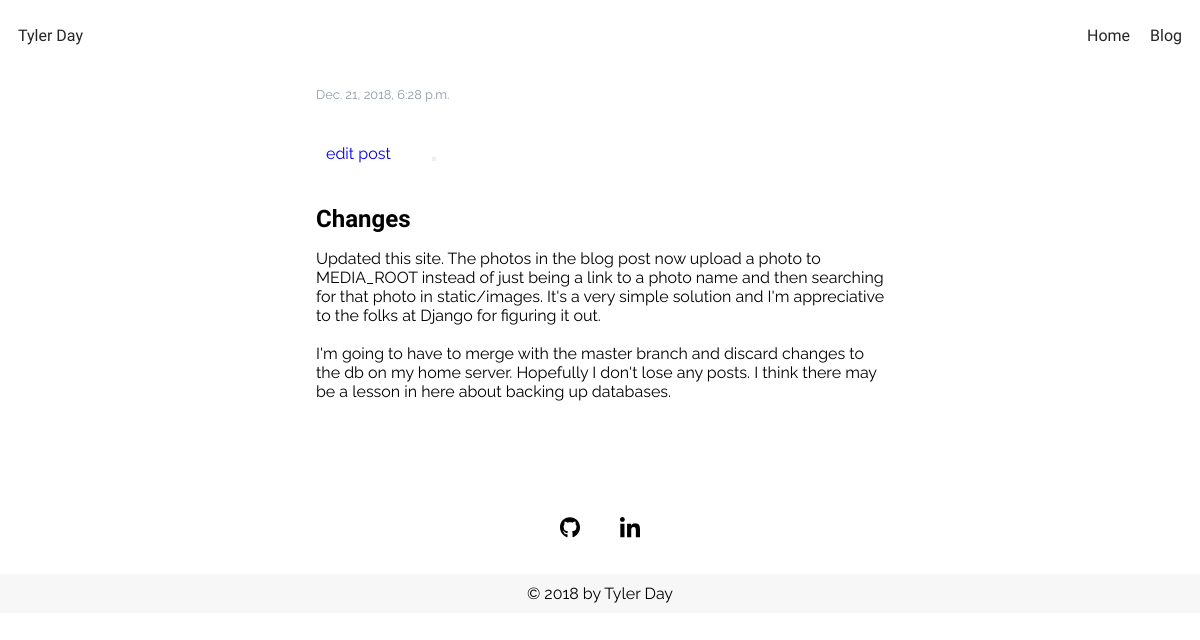
The app's page /post/14/ with its own data.
### blog/models.py (models this page shows, shortened)
class Post(models.Model):
    author = models.ForeignKey(settings.AUTH_USER_MODEL, on_delete=models.CASCADE)
    title = models.CharField(max_length=200)
    text = models.TextField()
    created_date = models.DateTimeField(default=timezone.now)
    published_date = models.DateTimeField(blank=True, null=True)
    photo  = models.ForeignKey(Image, on_delete=models.CASCADE, blank=True, null=True)

### blog/views.py (the view)
# urls.py: path('post/<int:pk>/', views.post_detail, name='post_detail'),
def post_detail(request, pk):
    post = get_object_or_404(Post, pk=pk)
    return render(request, 'blog/post_detail.html', {'post':post})

### blog/templates/blog/post_detail.html (shortened to what this page needs)
{% extends 'blog/base.html' %}
{% block content %}
    <div class="post-detail">
        <div class="post-contents">
        {% if post.published_date %}
            <div class="date">
                {{ post.published_date }}
            </div>
        {% endif %}
        <a href="{% url 'post_edit' pk=post.pk %}" class="btn">edit post</a>
        <button type="button"></button>
        <h2>{{ post.title }}</h2>
        <p>{{ post.text|linebreaksbr }}</p>
        </div>
    </div>
    {% endblock %}

### blog/static/css/blog.css (style rules this page uses)
* { margin: 0; padding:0; }
p { font-family: 'Raleway', serif; }
a, a:visited { text-decoration: none; font-family: 'Raleway', serif; }
h1, h2, h3, h4 { font-family: 'Work Sans', sans-serif; font-weight: 700; }
.post-detail { margin-bottom: 70px; display: flex; flex-direction: column; justify-content: center; align-items: center; flex-wrap: wrap; }
.post-contents { min-width: 320px; width: 50%; color: black; flex-grow: 1; }
.post-contents > * { margin: 1rem .7rem 1rem 1rem; }
.date { color: hsla(205, 11%, 60%,1); font-family: "Raleway",serif; font-size: .8em; }
.btn { display: inline-block; background-color: transparent; padding: 10px; text-decoration: none; border:none; cursor: pointer; }

### records on screen
Post: published_date "Dec. 21, 2018, 6:28 p.m.", title "Changes", text "Updated this site. The photos in the blog post now upload a photo to MEDIA_ROOT instead of just being a link to a photo name and then searching for that photo in static/images. It's a very simple solution and I'm appreciative to the folks at Django for figuring it out. I'm going to have to merge with the master branch and discard changes to the db on my home server. Hopefully I don't lose any posts. I think there may be a lesson in here about backing up databases."
